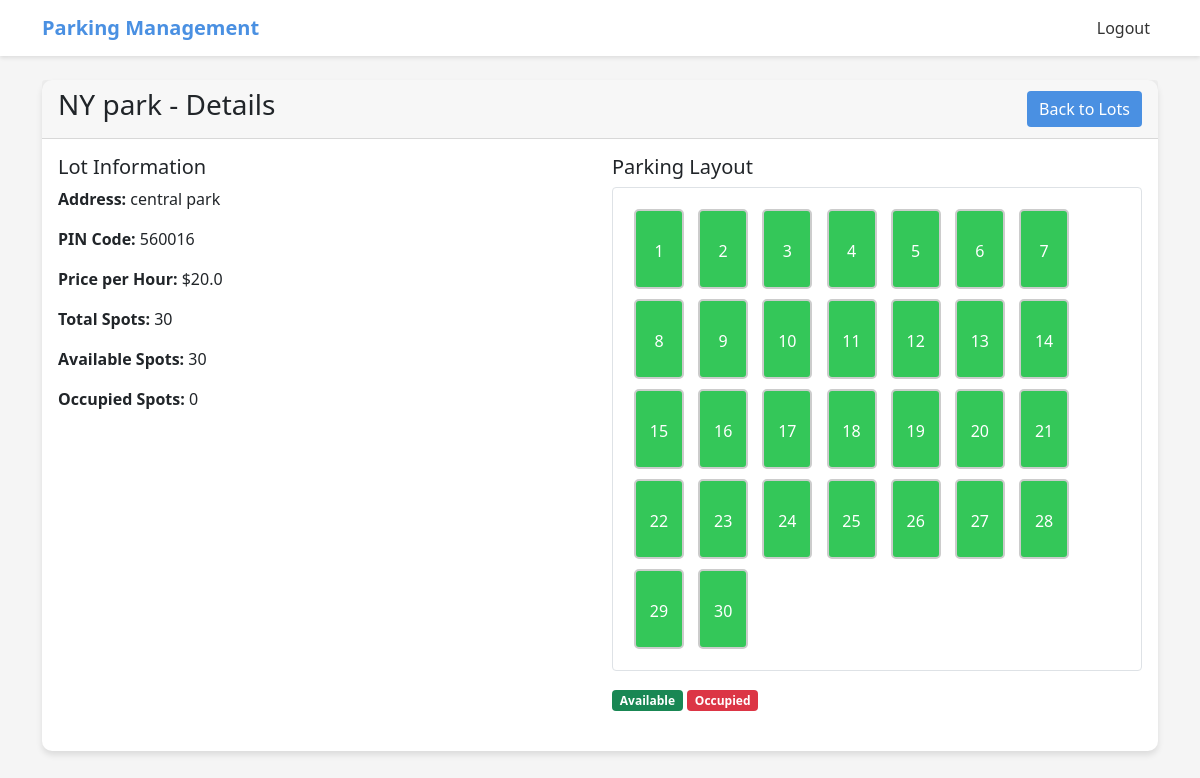
The page /admin/lots/1/details (signed in) on the database its author committed.
### app/models.py (models this page shows, shortened)
class ParkingLot(db.Model):
    __tablename__ = 'parking_lots'
    id = db.Column(db.Integer, primary_key=True)
    prime_location_name = db.Column(db.String(100), nullable=False)
    address = db.Column(db.String(200), nullable=False)
    pin_code = db.Column(db.String(6), nullable=False)
    price_per_hour = db.Column(db.Float, nullable=False)
    max_spots = db.Column(db.Integer, nullable=False)
    spots = db.relationship('ParkingSpot', backref='lot', lazy=True, cascade="all, delete-orphan")
    @property
    def available_spots(self):
        return len([spot for spot in self.spots if spot.status == 'A'])
    @property
    def occupied_spots(self):
        return len([spot for spot in self.spots if spot.status == 'O'])

class ParkingSpot(db.Model):
    __tablename__ = 'parking_spots'
    id = db.Column(db.Integer, primary_key=True)
    lot_id = db.Column(db.Integer, db.ForeignKey('parking_lots.id'), nullable=False)
    status = db.Column(db.String(1), default='A')  # A - Available, O - Occupied
    reservation = db.relationship('Reservation', backref='spot', uselist=False)

### app/routes.py (the view)
@admin.route('/lots/<int:lot_id>/details')
@admin_required
def lot_details(lot_id):
    lot = ParkingLot.query.get_or_404(lot_id)
    return render_template('admin/lot_details.html', lot=lot)

### app/__init__.py (called while the page is built)
@login_manager.user_loader
def load_user(user_id):
    from .models import User, Admin
    user = User.query.get(int(user_id))
    if user:
        return user
    return Admin.query.get(int(user_id))

### app/routes.py (called while the page is built)
def admin_required(f):
    @wraps(f)
    def decorated_function(*args, **kwargs):
        if not current_user.is_authenticated or not isinstance(current_user, Admin):
            flash('You need to be logged in as an admin to view this page.')
            return redirect(url_for('auth.login'))
        return f(*args, **kwargs)
    return decorated_function

### app/templates/admin/lot_details.html (shortened to what this page needs)
{% extends 'base.html' %}
{% block content %}
<div class="container mt-4">
    <div class="card">
        <div class="card-header d-flex justify-content-between align-items-center">
            <h3>{{ lot.prime_location_name }} - Details</h3>
            <a href="{{ url_for('admin.manage_lots') }}" class="btn btn-primary">Back to Lots</a>
        </div>
        <div class="card-body">
            <div class="row mb-4">
                <div class="col-md-6">
                    <h5>Lot Information</h5>
                    <p><strong>Address:</strong> {{ lot.address }}</p>
                    <p><strong>PIN Code:</strong> {{ lot.pin_code }}</p>
                    <p><strong>Price per Hour:</strong> ${{ lot.price_per_hour }}</p>
                    <p><strong>Total Spots:</strong> {{ lot.max_spots }}</p>
                    <p><strong>Available Spots:</strong> {{ lot.available_spots }}</p>
                    <p><strong>Occupied Spots:</strong> {{ lot.occupied_spots }}</p>
                </div>
                <div class="col-md-6">
                    <h5>Parking Layout</h5>
                    <div class="parking-layout p-3 border rounded">
                        {% for spot in lot.spots %}
                        <div class="parking-spot {% if spot.status == 'A' %}spot-available{% else %}spot-occupied{% endif %}">
                            {{ spot.id }}
                        </div>
                        {% endfor %}
                    </div>
                    <div class="mt-3">
                        <span class="badge bg-success">Available</span>
                        <span class="badge bg-danger">Occupied</span>
                    </div>
                </div>
            </div>
        </div>
    </div>
</div>
{% endblock %}

### app/templates/base.html (style rules this page uses)
:root { --primary-color: #4A90E2; --secondary-color: #F5F5F5; --accent-color: #34C759; }
body { background-color: var(--secondary-color); font-family: 'Segoe UI', sans-serif; }
.card { border-radius: 10px; border: none; box-shadow: 0 4px 6px rgba(0,0,0,0.1); }
.btn-primary { background-color: var(--primary-color); border: none; }
.parking-spot { width: 50px; height: 80px; margin: 5px; display: inline-block; border: 2px solid #ccc; border-radius: 5px; cursor: pointer; text-align: center; line-height: 80px; }
.spot-available { background-color: var(--accent-color); color: white; }

### rows shown on the page
ParkingLot: prime_location_name "NY park", address "central park", pin_code "560016", price_per_hour "20.0", max_spots "30"
ParkingSpot: available_spots "30", occupied_spots "0", id "1"
ParkingSpot: id "2"
ParkingSpot: id "3"
ParkingSpot: id "4"
ParkingSpot: id "5"
ParkingSpot: id "6"
ParkingSpot: id "7"
ParkingSpot: id "8"
ParkingSpot: id "9"
ParkingSpot: id "10"
ParkingSpot: id "11"
ParkingSpot: id "12"
ParkingSpot: id "13"
ParkingSpot: id "14"
ParkingSpot: id "15"
ParkingSpot: id "16"
ParkingSpot: id "17"
ParkingSpot: id "18"
ParkingSpot: id "19"
ParkingSpot: id "20"
ParkingSpot: id "21"
ParkingSpot: id "22"
ParkingSpot: id "23"
ParkingSpot: id "24"
ParkingSpot: id "25"
ParkingSpot: id "26"
ParkingSpot: id "27"
ParkingSpot: id "28"
ParkingSpot: id "29"
ParkingSpot: id "30"
